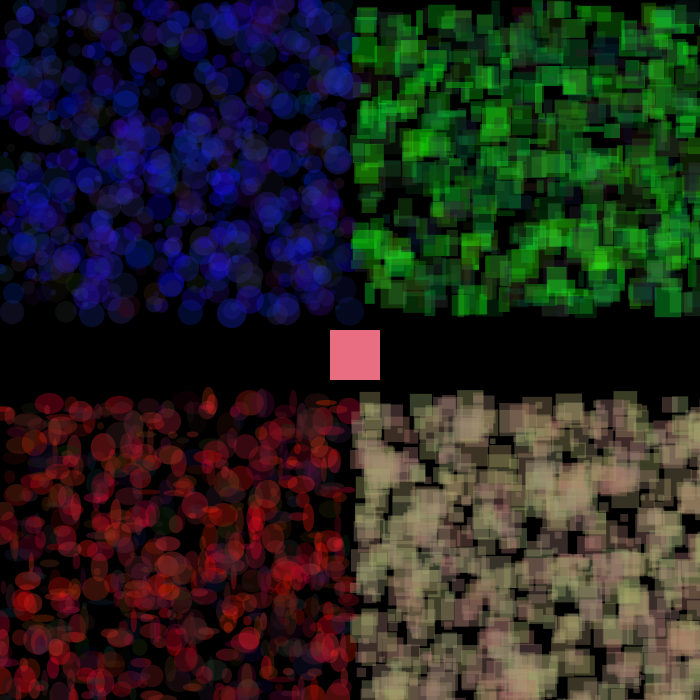
Frame 1 (no input)
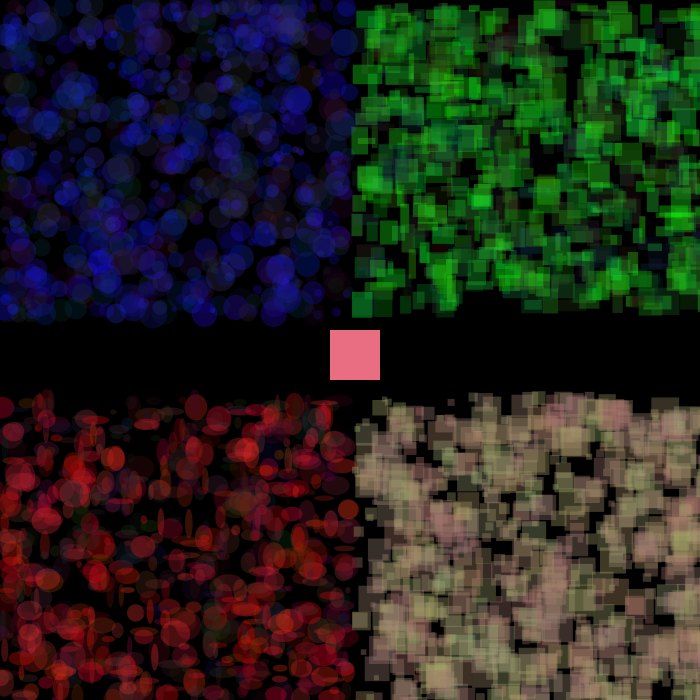
Frame 60 (the mouse pressed at the canvas centre just before this capture)
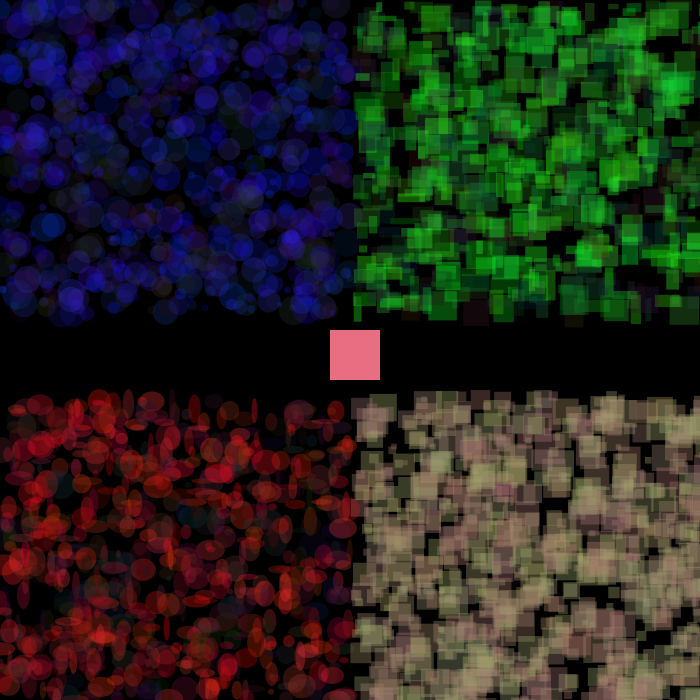
Frame 120 (the mouse held since frame 60 and released just before this capture)

The Processing sketch that drew these frames (run headless with seeded random() and noise(); from frame 60 on, the mouse is pressed at the canvas centre):

// Processing sketch: ZANINOVICH_Assignment_2
// ── ZANINOVICH_Assignment_2.pde
//Art 22
//Assignment 2
//Date:April 11, 2020
//Author: Nick Zaninovich

int m,n; //set variables
int h,s,b; //set variables for color 

void setup(){ 
  size(700,700); //set size for window
  m=width/3; //set m to one third of width
  n=height/3; //set n to one third of height
  
}

void draw(){
  background(0,0,0); //black background
  
  h=220;
  s=110;
  b=130; //h,s,b alter color of shape
  
  noStroke(); //no outline
  fill (m,s,b); 
  rect (330,330,50,50); //size (m,n) and placement (w,h) of shape
  
  if (keyPressed) {
    if(key==CODED) {
      if (keyCode==RIGHT) {
        m+=10;
      }
      if (keyCode == LEFT) { //color changes depending on how much the keyboard arrows are pressed.
        m-=10;
      }
    }
  }

   
  for (int i = 0; i < 750; i++) {
    fill(random(0,57), random(5,255), random (0,64), 90); //random color assigned (red,blue,green,transparency)
    rect (random(350,700), random(0,300), random (5,30), random (5,30)); //size and placement of shape
    
    fill(random(5,255), random (0,57), random (0,64), 80); 
    ellipse (random(0,350), random(400,700), random (5,30), random (5,30));
    
    fill(random(0,64), random (0,57), random (5,255), 70);
    circle (random(0,350), random (0,315), random (5,30));
    
    fill(random(150,175), random (110,175), random (100,120), 90);
    square (random(350,700), random (390,700), random (5,30));
  }
}
